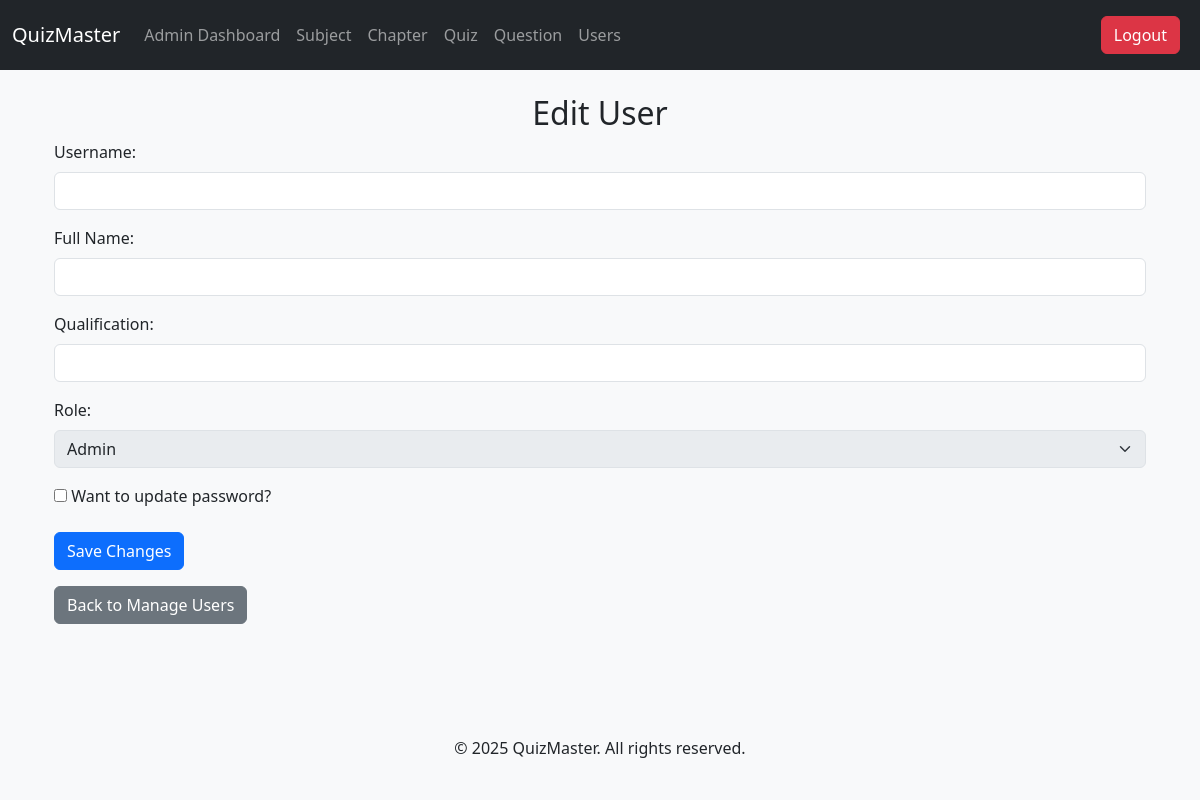
Before: /admin/edit-user/4 (signed in) with the older database file.
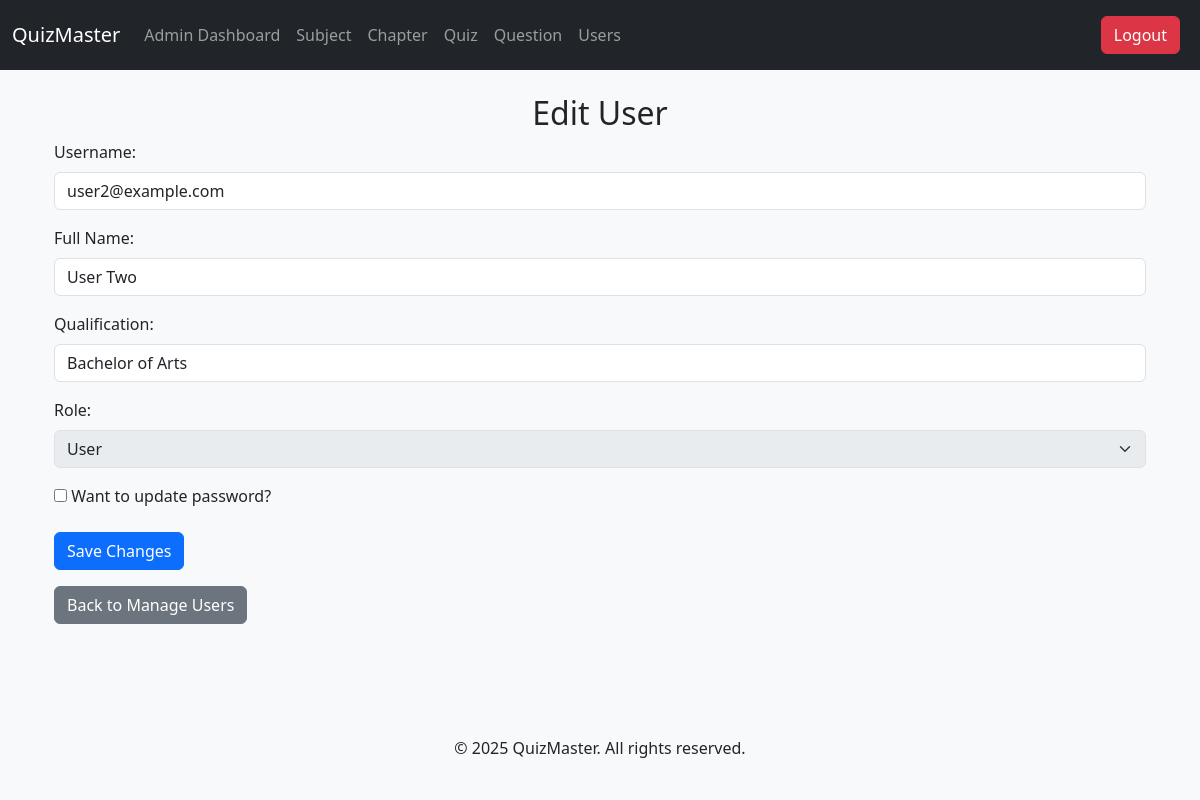
After: the same page with the newer database file.
### tables this page shows
CREATE TABLE users (
            id INTEGER PRIMARY KEY AUTOINCREMENT,
            username TEXT UNIQUE,  -- This will be the email
            full_name TEXT,
            qualification TEXT,
            dob DATE,
            password TEXT,
            role TEXT
        );

### app.py (the view, shortened to what this page needs)
@app.route('/admin/edit-user/<int:user_id>', methods=['GET', 'POST'])
@admin_required
def edit_user(user_id):
    conn = sqlite3.connect('database.db')
    cursor = conn.cursor()
    cursor.execute("SELECT id, username, full_name, qualification, role FROM users WHERE id=?", (user_id,))
    user = cursor.fetchone()
    conn.close()
    return render_template('edit_user.html', user=user)

### app.py (called while the page is built)
@login_manager.user_loader
def load_user(user_id):
    conn = sqlite3.connect('database.db')
    cursor = conn.cursor()
    cursor.execute("SELECT id, username, role FROM users WHERE id=?", (user_id,))
    user = cursor.fetchone()
    conn.close()
    if user:
        return User(user[0], user[1], user[2])
    return None

def admin_required(f):
    @wraps(f)
    def decorated_function(*args, **kwargs):
        if 'role' not in session or session['role'] != 'admin':
            return redirect(url_for('home'))  # Redirect to home if not admin
        return f(*args, **kwargs)
    return decorated_function

### templates/edit_user.html (shortened to what this page needs)
{% extends "base.html" %}
{% block content %}
<div class="container">
    <h2 class="text-center">Edit User</h2>
    <form method="POST" action="/admin/edit-user/{{ user[0] }}">
        <div class="mb-3">
            <label for="username" class="form-label">Username:</label>
            <input type="text" class="form-control" id="username" name="username" value="{{ user[1] }}" required>
        </div>
        <div class="mb-3">
            <label for="full_name" class="form-label">Full Name:</label>
            <input type="text" class="form-control" id="full_name" name="full_name" value="{{ user[2] }}" required>
        </div>
        <div class="mb-3">
            <label for="qualification" class="form-label">Qualification:</label>
            <input type="text" class="form-control" id="qualification" name="qualification" value="{{ user[3] }}" required>
        </div>
        <div class="mb-3">
            <label for="role" class="form-label">Role:</label>
            <select class="form-select" disabled id="role" name="role" required>
                <option value="admin" {% if user[4] == 'admin' %}selected{% endif %}>Admin</option>
                <option value="user" {% if user[4] == 'user' %}selected{% endif %}>User</option>
            </select>
        </div>
        <div class="mb-3">
            <input type="checkbox" id="update_password" name="update_password" onclick="togglePasswordField()">
            <label for="update_password" class="form-label">Want to update password?</label>
        </div>
        <button type="submit" class="btn btn-primary">Save Changes</button>
    </form>
    <a href="/admin/manage-users" class="btn btn-secondary mt-3">Back to Manage Users</a>
</div>
{% endblock %}

Changed rows visible on the page:
added users: username "user2@example.com", full_name "User Two", qualification "Bachelor of Arts", role "User"
Other visible differences:
form field role: "Admin" → (not shown)
